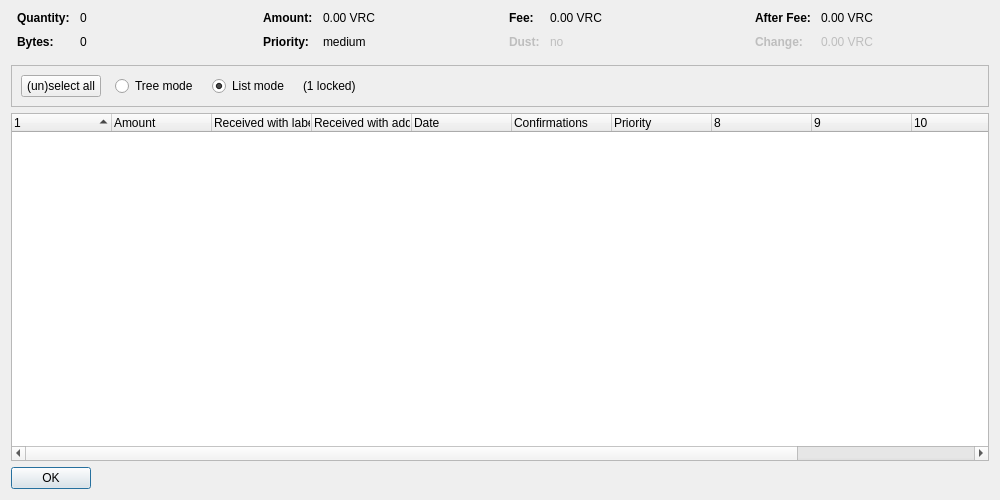
<?xml version="1.0" encoding="UTF-8"?>
<ui version="4.0">
 <class>CoinControlDialog</class>
 <widget class="QDialog" name="CoinControlDialog">
  <property name="geometry">
   <rect>
    <x>0</x>
    <y>0</y>
    <width>1000</width>
    <height>500</height>
   </rect>
  </property>
  <property name="windowTitle">
   <string>Coin Selection</string>
  </property>
  <layout class="QVBoxLayout" name="verticalLayout">
   <item>
    <layout class="QHBoxLayout" name="horizontalLayoutTop" stretch="0,0,0,0">
     <property name="topMargin">
      <number>0</number>
     </property>
     <property name="bottomMargin">
      <number>10</number>
     </property>
     <item>
      <layout class="QFormLayout" name="formLayoutCoinControl1">
       <property name="horizontalSpacing">
        <number>10</number>
       </property>
       <property name="verticalSpacing">
        <number>10</number>
       </property>
       <property name="leftMargin">
        <number>6</number>
       </property>
       <property name="rightMargin">
        <number>6</number>
       </property>
       <item row="0" column="0">
        <widget class="QLabel" name="labelCoinControlQuantityText">
         <property name="font">
          <font>
           <weight>75</weight>
           <bold>true</bold>
          </font>
         </property>
         <property name="text">
          <string>Quantity:</string>
         </property>
        </widget>
       </item>
       <item row="0" column="1">
        <widget class="QLabel" name="labelCoinControlQuantity">
         <property name="cursor">
          <cursorShape>IBeamCursor</cursorShape>
         </property>
         <property name="contextMenuPolicy">
          <enum>Qt::ActionsContextMenu</enum>
         </property>
         <property name="text">
          <string notr="true">0</string>
         </property>
         <property name="textInteractionFlags">
          <set>Qt::LinksAccessibleByMouse|Qt::TextSelectableByKeyboard|Qt::TextSelectableByMouse</set>
         </property>
        </widget>
       </item>
       <item row="1" column="0">
        <widget class="QLabel" name="labelCoinControlBytesText">
         <property name="font">
          <font>
           <weight>75</weight>
           <bold>true</bold>
          </font>
         </property>
         <property name="text">
          <string>Bytes:</string>
         </property>
        </widget>
       </item>
       <item row="1" column="1">
        <widget class="QLabel" name="labelCoinControlBytes">
         <property name="cursor">
          <cursorShape>IBeamCursor</cursorShape>
         </property>
         <property name="contextMenuPolicy">
          <enum>Qt::ActionsContextMenu</enum>
         </property>
         <property name="text">
          <string notr="true">0</string>
         </property>
         <property name="textInteractionFlags">
          <set>Qt::LinksAccessibleByMouse|Qt::TextSelectableByKeyboard|Qt::TextSelectableByMouse</set>
         </property>
        </widget>
       </item>
      </layout>
     </item>
     <item>
      <layout class="QFormLayout" name="formLayoutCoinControl2">
       <property name="horizontalSpacing">
        <number>10</number>
       </property>
       <property name="verticalSpacing">
        <number>10</number>
       </property>
       <property name="leftMargin">
        <number>6</number>
       </property>
       <property name="rightMargin">
        <number>6</number>
       </property>
       <item row="0" column="0">
        <widget class="QLabel" name="labelCoinControlAmountText">
         <property name="font">
          <font>
           <weight>75</weight>
           <bold>true</bold>
          </font>
         </property>
         <property name="text">
          <string>Amount:</string>
         </property>
        </widget>
       </item>
       <item row="0" column="1">
        <widget class="QLabel" name="labelCoinControlAmount">
         <property name="cursor">
          <cursorShape>IBeamCursor</cursorShape>
         </property>
         <property name="contextMenuPolicy">
          <enum>Qt::ActionsContextMenu</enum>
         </property>
         <property name="text">
          <string notr="true">0.00 VRC</string>
         </property>
         <property name="textInteractionFlags">
          <set>Qt::LinksAccessibleByMouse|Qt::TextSelectableByKeyboard|Qt::TextSelectableByMouse</set>
         </property>
        </widget>
       </item>
       <item row="1" column="0">
        <widget class="QLabel" name="labelCoinControlPriorityText">
         <property name="font">
          <font>
           <weight>75</weight>
           <bold>true</bold>
          </font>
         </property>
         <property name="text">
          <string>Priority:</string>
         </property>
        </widget>
       </item>
       <item row="1" column="1">
        <widget class="QLabel" name="labelCoinControlPriority">
         <property name="cursor">
          <cursorShape>IBeamCursor</cursorShape>
         </property>
         <property name="contextMenuPolicy">
          <enum>Qt::ActionsContextMenu</enum>
         </property>
         <property name="text">
          <string notr="true">medium</string>
         </property>
         <property name="textInteractionFlags">
          <set>Qt::LinksAccessibleByMouse|Qt::TextSelectableByKeyboard|Qt::TextSelectableByMouse</set>
         </property>
        </widget>
       </item>
      </layout>
     </item>
     <item>
      <layout class="QFormLayout" name="formLayoutCoinControl3">
       <property name="horizontalSpacing">
        <number>10</number>
       </property>
       <property name="verticalSpacing">
        <number>10</number>
       </property>
       <property name="leftMargin">
        <number>6</number>
       </property>
       <property name="rightMargin">
        <number>6</number>
       </property>
       <item row="0" column="0">
        <widget class="QLabel" name="labelCoinControlFeeText">
         <property name="font">
          <font>
           <weight>75</weight>
           <bold>true</bold>
          </font>
         </property>
         <property name="text">
          <string>Fee:</string>
         </property>
        </widget>
       </item>
       <item row="0" column="1">
        <widget class="QLabel" name="labelCoinControlFee">
         <property name="cursor">
          <cursorShape>IBeamCursor</cursorShape>
         </property>
         <property name="contextMenuPolicy">
          <enum>Qt::ActionsContextMenu</enum>
         </property>
         <property name="text">
          <string notr="true">0.00 VRC</string>
         </property>
         <property name="textInteractionFlags">
          <set>Qt::LinksAccessibleByMouse|Qt::TextSelectableByKeyboard|Qt::TextSelectableByMouse</set>
         </property>
        </widget>
       </item>
       <item row="1" column="0">
        <widget class="QLabel" name="labelCoinControlLowOutputText">
         <property name="enabled">
          <bool>false</bool>
         </property>
         <property name="font">
          <font>
           <weight>75</weight>
           <bold>true</bold>
          </font>
         </property>
         <property name="text">
          <string>Dust:</string>
         </property>
        </widget>
       </item>
       <item row="1" column="1">
        <widget class="QLabel" name="labelCoinControlLowOutput">
         <property name="enabled">
          <bool>false</bool>
         </property>
         <property name="cursor">
          <cursorShape>IBeamCursor</cursorShape>
         </property>
         <property name="contextMenuPolicy">
          <enum>Qt::ActionsContextMenu</enum>
         </property>
         <property name="text">
          <string notr="true">no</string>
         </property>
         <property name="textInteractionFlags">
          <set>Qt::LinksAccessibleByMouse|Qt::TextSelectableByKeyboard|Qt::TextSelectableByMouse</set>
         </property>
        </widget>
       </item>
      </layout>
     </item>
     <item>
      <layout class="QFormLayout" name="formLayoutCoinControl4">
       <property name="horizontalSpacing">
        <number>10</number>
       </property>
       <property name="verticalSpacing">
        <number>10</number>
       </property>
       <property name="leftMargin">
        <number>6</number>
       </property>
       <property name="rightMargin">
        <number>6</number>
       </property>
       <item row="0" column="0">
        <widget class="QLabel" name="labelCoinControlAfterFeeText">
         <property name="font">
          <font>
           <weight>75</weight>
           <bold>true</bold>
          </font>
         </property>
         <property name="text">
          <string>After Fee:</string>
         </property>
        </widget>
       </item>
       <item row="0" column="1">
        <widget class="QLabel" name="labelCoinControlAfterFee">
         <property name="cursor">
          <cursorShape>IBeamCursor</cursorShape>
         </property>
         <property name="contextMenuPolicy">
          <enum>Qt::ActionsContextMenu</enum>
         </property>
         <property name="text">
          <string notr="true">0.00 VRC</string>
         </property>
         <property name="textInteractionFlags">
          <set>Qt::LinksAccessibleByMouse|Qt::TextSelectableByKeyboard|Qt::TextSelectableByMouse</set>
         </property>
        </widget>
       </item>
       <item row="1" column="0">
        <widget class="QLabel" name="labelCoinControlChangeText">
         <property name="enabled">
          <bool>false</bool>
         </property>
         <property name="font">
          <font>
           <weight>75</weight>
           <bold>true</bold>
          </font>
         </property>
         <property name="text">
          <string>Change:</string>
         </property>
        </widget>
       </item>
       <item row="1" column="1">
        <widget class="QLabel" name="labelCoinControlChange">
         <property name="enabled">
          <bool>false</bool>
         </property>
         <property name="cursor">
          <cursorShape>IBeamCursor</cursorShape>
         </property>
         <property name="contextMenuPolicy">
          <enum>Qt::ActionsContextMenu</enum>
         </property>
         <property name="text">
          <string notr="true">0.00 VRC</string>
         </property>
         <property name="textInteractionFlags">
          <set>Qt::LinksAccessibleByMouse|Qt::TextSelectableByKeyboard|Qt::TextSelectableByMouse</set>
         </property>
        </widget>
       </item>
      </layout>
     </item>
    </layout>
   </item>
   <item>
    <widget class="QFrame" name="frame">
     <property name="minimumSize">
      <size>
       <width>0</width>
       <height>40</height>
      </size>
     </property>
     <property name="frameShape">
      <enum>QFrame::StyledPanel</enum>
     </property>
     <property name="frameShadow">
      <enum>QFrame::Sunken</enum>
     </property>
     <layout class="QHBoxLayout" name="horizontalLayout">
      <item>
       <layout class="QHBoxLayout" name="horizontalLayoutPanel" stretch="0,0,0,0,0">
        <property name="spacing">
         <number>14</number>
        </property>
        <item>
         <widget class="QPushButton" name="pushButtonSelectAll">
          <property name="sizePolicy">
           <sizepolicy hsizetype="Maximum" vsizetype="Fixed">
            <horstretch>0</horstretch>
            <verstretch>0</verstretch>
           </sizepolicy>
          </property>
          <property name="text">
           <string>(un)select all</string>
          </property>
          <property name="autoDefault">
           <bool>false</bool>
          </property>
         </widget>
        </item>
        <item>
         <widget class="QRadioButton" name="radioTreeMode">
          <property name="sizePolicy">
           <sizepolicy hsizetype="Maximum" vsizetype="Fixed">
            <horstretch>0</horstretch>
            <verstretch>0</verstretch>
           </sizepolicy>
          </property>
          <property name="text">
           <string>Tree mode</string>
          </property>
         </widget>
        </item>
        <item>
         <widget class="QRadioButton" name="radioListMode">
          <property name="sizePolicy">
           <sizepolicy hsizetype="Maximum" vsizetype="Fixed">
            <horstretch>0</horstretch>
            <verstretch>0</verstretch>
           </sizepolicy>
          </property>
          <property name="text">
           <string>List mode</string>
          </property>
          <property name="checked">
           <bool>true</bool>
          </property>
         </widget>
        </item>
        <item>
         <widget class="QLabel" name="labelLocked">
          <property name="text">
           <string notr="true">(1 locked)</string>
          </property>
         </widget>
        </item>
        <item>
         <spacer name="horizontalSpacer">
          <property name="orientation">
           <enum>Qt::Horizontal</enum>
          </property>
          <property name="sizeHint" stdset="0">
           <size>
            <width>40</width>
            <height>20</height>
           </size>
          </property>
         </spacer>
        </item>
       </layout>
      </item>
     </layout>
    </widget>
   </item>
   <item>
    <widget class="CoinControlTreeWidget" name="treeWidget">
     <property name="contextMenuPolicy">
      <enum>Qt::CustomContextMenu</enum>
     </property>
     <property name="sortingEnabled">
      <bool>false</bool>
     </property>
     <property name="columnCount">
      <number>12</number>
     </property>
     <attribute name="headerShowSortIndicator" stdset="0">
      <bool>true</bool>
     </attribute>
     <attribute name="headerStretchLastSection">
      <bool>false</bool>
     </attribute>
     <column>
      <property name="text">
       <string/>
      </property>
     </column>
     <column>
      <property name="text">
       <string>Amount</string>
      </property>
     </column>
     <column>
      <property name="text">
       <string>Received with label</string>
      </property>
     </column>
     <column>
      <property name="text">
       <string>Received with address</string>
      </property>
     </column>
     <column>
      <property name="text">
       <string>Date</string>
      </property>
     </column>
     <column>
      <property name="text">
       <string>Confirmations</string>
      </property>
      <property name="toolTip">
       <string>Confirmed</string>
      </property>
     </column>
     <column>
      <property name="text">
       <string>Priority</string>
      </property>
     </column>
     <column>
      <property name="text">
       <string/>
      </property>
     </column>
     <column>
      <property name="text">
       <string/>
      </property>
     </column>
     <column>
      <property name="text">
       <string/>
      </property>
     </column>
     <column>
      <property name="text">
       <string/>
      </property>
     </column>
     <column>
      <property name="text">
       <string/>
      </property>
     </column>
    </widget>
   </item>
   <item>
    <widget class="QDialogButtonBox" name="buttonBox">
     <property name="sizePolicy">
      <sizepolicy hsizetype="Maximum" vsizetype="Fixed">
       <horstretch>0</horstretch>
       <verstretch>0</verstretch>
      </sizepolicy>
     </property>
     <property name="orientation">
      <enum>Qt::Horizontal</enum>
     </property>
     <property name="standardButtons">
      <set>QDialogButtonBox::Ok</set>
     </property>
    </widget>
   </item>
  </layout>
 </widget>
 <customwidgets>
  <customwidget>
   <class>CoinControlTreeWidget</class>
   <extends>QTreeWidget</extends>
   <header>coincontroltreewidget.h</header>
  </customwidget>
 </customwidgets>
 <resources/>
 <connections/>
</ui>
